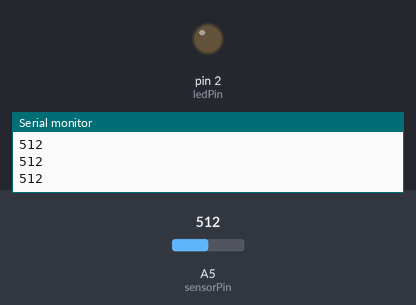
A sketch run on a simulated Arduino Uno, built with avr-gcc and run on an emulated ATmega328P. Parts: output pins drawn as LEDs (lit = HIGH), the last lines printed to the serial monitor. Inputs (shaded band) come from the test bench; at power-on: A5 (sensorPin) = 512.

Above: at 1.2 s.
1.3 s: A5 (sensorPin) set to 488
At 2.5 s:
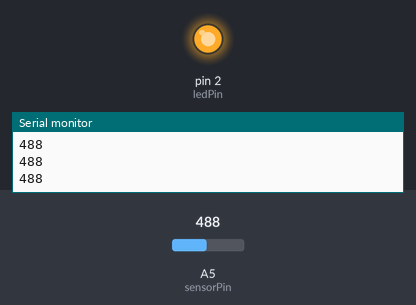
2.8 s: A5 (sensorPin) set to 510
At 3.8 s:
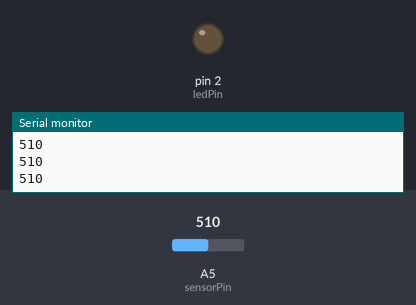
4.3 s: A5 (sensorPin) set to 490
At 5.1 s:
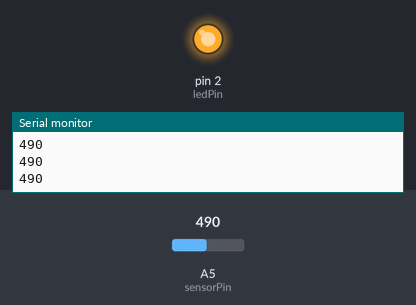
Timing chart, 0 to 7.3 s (numbered marks = the images above; inputs shaded):
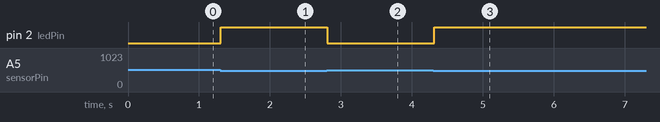

The sketch:

light-sensor-lesson-10.ino
```cpp
// Lesson 10 - Arduino for Beginners
// Use a light sensor (photoresistor)
// to turn on or off a LED

int ledPin = 2;
int sensorPin = A5;
int sensorValue = 0;
int threshold = 500;   // Adjust this value based on your lighting conditions

void setup() {
  pinMode(ledPin, OUTPUT);
  pinMode(sensorPin, INPUT);
  Serial.begin(9600); // For debugging (optional)
}

void loop() {
  // Read the photoresistor value
  sensorValue = analogRead(sensorPin);
  Serial.println(sensorValue); // Check values in Serial Monitor

  // If it’s dark, turn ON the LED, otherwise turn it OFF
  if (sensorValue < threshold) {
    digitalWrite(ledPin, HIGH);
  } else {
    digitalWrite(ledPin, LOW);
  }

  delay(100); // Small delay to stabilize readings
}
```

Measured:
- the behaviour switches between 500 and 499 on A5 (sensorPin) (found by bisection; images 0 and 1)
- after the input at 1.3 s, pin 2 (ledPin): LOW → HIGH at once
- after the input at 2.8 s, pin 2 (ledPin): HIGH → LOW at once
- after the input at 4.3 s, pin 2 (ledPin): LOW → HIGH at once
